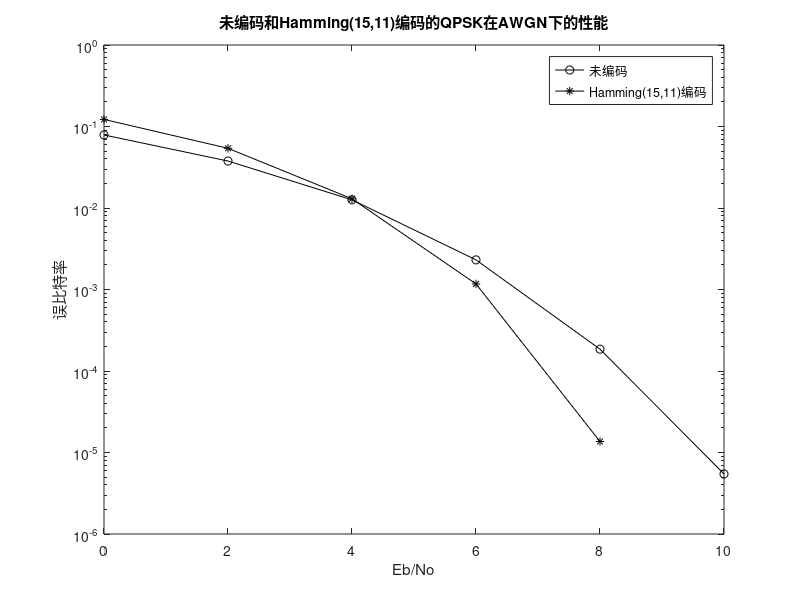

The MATLAB script that drew this image:
clc;clear;close all
N=100000;                %信息比特行数
M=4;                    %QPSK调制
n=15;                    %Hamming编码码组长度
m=4;                     %Hamming码监督位长度
graycode=[0 1 3 2];

msg=randi([0,1],N,n-m);      %信息比特
msg1=reshape(msg.',log2(M),N*(n-m)/log2(M)).';
msg1_de=bi2de(msg1,'left-msb');     %信息比特转换为10进制形式
msg1=graycode(msg1_de+1);           %Gray编码
msg1=pskmod(msg1,M);                %QPSK调制
Eb1=norm(msg1).^2/(N*(n-m));        %计算比特能量
msg2=encode(msg,n,n-m);             %Hamming编码
msg2=reshape(msg2.',log2(M),N*n/log2(M)).';
msg2=bi2de(msg2,'left-msb');
msg2=graycode(msg2+1);              %Hamming编码后的比特序列转换为10进制形式
msg2=pskmod(msg2,M);                %Hamming编码数据进行QPSK调制
Eb2=norm(msg2).^2/(N*(n-m));        %计算比特能量
EbNo=0:2:10;                          %信噪比
EbNo_lin=10.^(EbNo/10);             %信噪比的线性值
for indx=1:length(EbNo_lin)
    indx;
    sigma1=sqrt(Eb1/(2*EbNo_lin(indx)));    %未编码的噪声标准差
    rx1=msg1+sigma1*(randn(1,length(msg1))+1i*randn(1,length(msg1)));    %加入高斯白噪声
    y1=pskdemod(rx1,M);                     %未编码QPSK解调
    y1_de=graycode(y1+1);                   %未编码的Gray逆映射
    [err ber1(indx)]=biterr(msg1_de.',y1_de,log2(M));   %未编码的误比特率
    
    sigma2=sqrt(Eb2/(2*EbNo_lin(indx)));    %编码的噪声标准差
    rx2=msg2+sigma2*(randn(1,length(msg2))+1i*randn(1,length(msg2)));    %加入高斯白噪声   
    y2=pskdemod(rx2,M);                     %编码QPSK解调
    y2=graycode(y2+1);                      %编码Gray逆映射
    y2=de2bi(y2,'left-msb');                %转换为二进制形式
    y2=reshape(y2.',n,N).';
    y2=decode(y2,n,n-m);                    %译码
    [err ber2(indx)]=biterr(msg,y2);        %编码的误比特率

end
semilogy(EbNo,ber1,'-ko',EbNo,ber2,'-k*');
legend('未编码','Hamming(15,11)编码')
title('未编码和Hamming(15,11)编码的QPSK在AWGN下的性能')
xlabel('Eb/No');ylabel('误比特率')